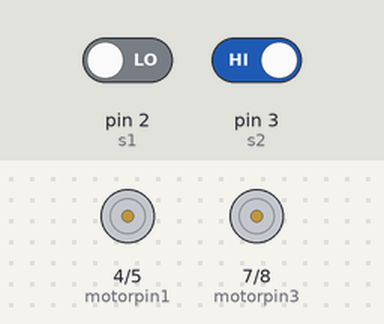
Bench run of a sketch on a simulated Arduino Uno, built with avr-gcc and run on an emulated ATmega328P. Parts: motor-driver pin pairs drawn as motors (green arrow = first pin HIGH = forward, orange = second pin HIGH = backward, longer = more drive, scaled by the enable pin). Inputs (shaded band) come from the test bench; at power-on: pin 2 (s1) LOW, pin 3 (s2) HIGH.

Above: at 1.2 s.
1.3 s: pin 2 (s1) driven HIGH
At 1.8 s:
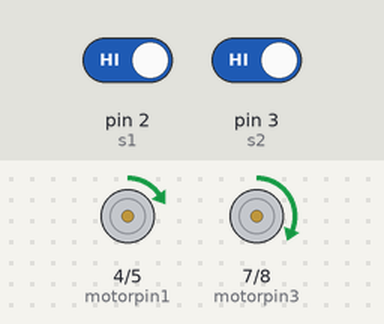
2.8 s: pin 3 (s2) driven LOW
At 3.8 s:
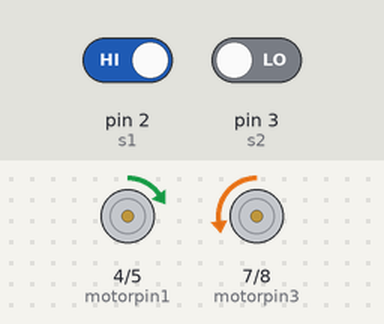
4.3 s: pin 2 (s1) driven LOW
At 5.3 s:
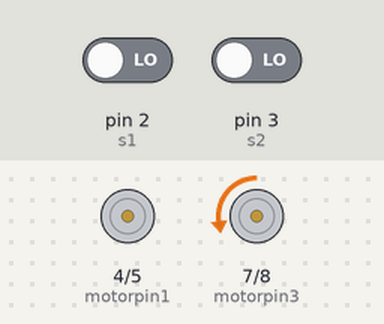
Timing chart, 0 to 7.3 s (numbered marks = the images above; inputs shaded):
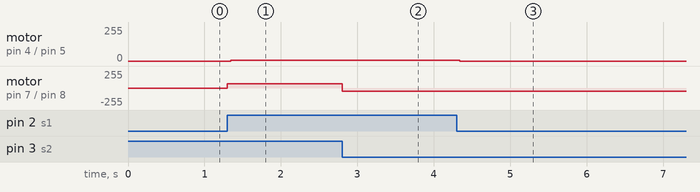

Measured:
- after the input at 1.3 s, motor on pin 4 (motorpin1) / pin 5 (motorpin2): stopped → forward 6/255 at once; motor on pin 7 (motorpin3) / pin 8 (motorpin4): stopped → forward 65/255 at once
- after the input at 2.8 s, motor on pin 7 (motorpin3) / pin 8 (motorpin4): forward 65/255 → backward 52/255 at once
- after the input at 4.3 s, motor on pin 4 (motorpin1) / pin 5 (motorpin2): forward 6/255 → stopped at once

The sketch:

EXTRA_Ulti.ino
```cpp
int motorpin1 = 4;
int motorpin2 = 5;                      //LEFT Motor
int pwm1 = 6;

int motorpin3 = 7;
int motorpin4 = 8;                      //RIGHT Motor
int pwm2 = 9;

int s1 = 2; //orange                   // Sensor Array reads White =0 and Black =1
int s2 = 3; //white
int s3 = 5; //yellow
int s4 = 6; //black                    // sensors
int s5 = 7;


void setup() {
 pinMode(s1, INPUT);
  pinMode(s2, INPUT);
  pinMode(s3, INPUT);
  pinMode(s4, INPUT);
  pinMode(s5, INPUT);

  // Motor pins and Pulse Width Modulation declared by pinMode
  pinMode(motorpin1, OUTPUT);
  pinMode(motorpin2, OUTPUT);
  pinMode(motorpin3, OUTPUT);
  pinMode(motorpin4, OUTPUT);
  pinMode(pwm1, OUTPUT);
  pinMode(pwm2, OUTPUT);
}

void loop() {
  long a, a1, a2, a3, a4;
  a= digitalRead(s1);
  a1=digitalRead(s2);
  a2=digitalRead(s3);
  a3=digitalRead(s4);
  a4=digitalRead(s5);

  Serial.print(a);
  Serial.print(a1);
  Serial.print(a2);
  Serial.print(a3);
  Serial.print(a4);


if (a==1 && a1==0 && a2==0 && a3==1){
  forward();
}
if (a==0 && a1==0 && a2==0 && a3==1){
  leftTurn();
}
if (a==1 && a1==0 && a2==0 && a3==0){
  rightTurn();
}
if (a==0 && a1==0 && a2==1 && a3==1){
  fastMoveRight();
}
if (a==1 && a1==1 && a2==0 && a3==0){
  fastMoveLeft();
}
}
  void forward() {
  digitalWrite(motorpin1, HIGH);
  digitalWrite(motorpin2, LOW);
  analogWrite(pwm1, 60);

  digitalWrite(motorpin3, HIGH);
  digitalWrite(motorpin4, LOW);
  analogWrite(pwm2, 52);
}

  void reverse() {
  digitalWrite(motorpin1, LOW);
  digitalWrite(motorpin2, HIGH);
  analogWrite(pwm1, 60);

  digitalWrite(motorpin3, LOW);
  digitalWrite(motorpin4, HIGH);
  analogWrite(pwm2, 52);
  }

void leftTurn() {
  digitalWrite(motorpin1, LOW);
  digitalWrite(motorpin2, HIGH);
  analogWrite(pwm1, 60);

  digitalWrite(motorpin3, HIGH);
  digitalWrite(motorpin4, LOW);
  analogWrite(pwm2, 52);
}

void rightTurn(){
  digitalWrite(motorpin1, HIGH);
  digitalWrite(motorpin2, LOW);
  analogWrite(pwm1, 60);

  digitalWrite(motorpin3, LOW);
  digitalWrite(motorpin4, HIGH);
  analogWrite(pwm2, 52);
}

void fastMoveRight()
{
  digitalWrite(motorpin1, HIGH);
  digitalWrite(motorpin2, LOW);
  analogWrite(pwm1, 65);

  digitalWrite(motorpin3, HIGH);
  digitalWrite(motorpin4, LOW);
  analogWrite(pwm2, 50);
}

void fastMoveLeft()
{
  digitalWrite(motorpin1, HIGH);
  digitalWrite(motorpin2, LOW);
  analogWrite(pwm1, 60);

  digitalWrite(motorpin3, HIGH);
  digitalWrite(motorpin4, LOW);
  analogWrite(pwm2, 65);
}
void slow()
{
  digitalWrite(motorpin1, HIGH);
  digitalWrite(motorpin2, LOW);
  analogWrite(pwm1, 50);

  digitalWrite(motorpin3, HIGH);
  digitalWrite(motorpin4, LOW);
  analogWrite(pwm2, 50);
}
```
